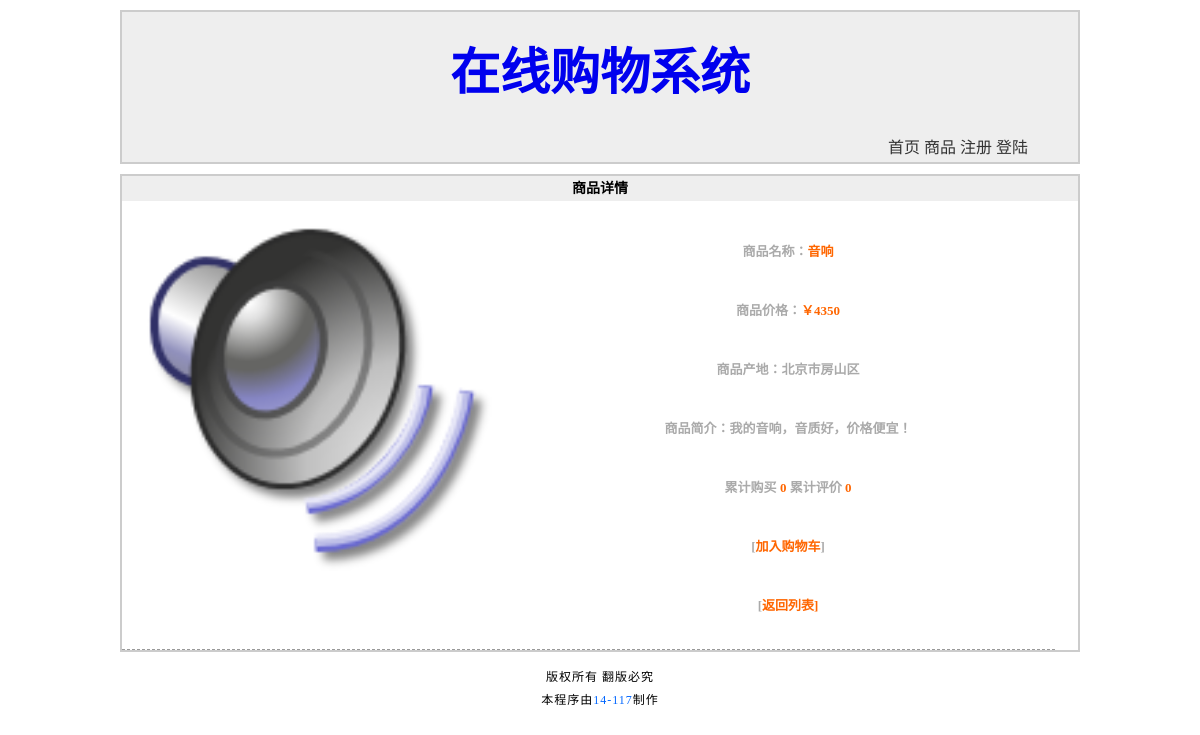
Page /good_detail.php?id=14 on the committed database.
### tables this page shows
CREATE TABLE `good` (
  `goodId` int(8) NOT NULL AUTO_INCREMENT,
  `goodName` varchar(20) NOT NULL,
  `goodPrice` float NOT NULL,
  `goodType` varchar(20) NOT NULL,
  `goodContent` varchar(200) NOT NULL,
  `goodImg` varchar(40) NOT NULL,
  `goodMadePlace` varchar(40) NOT NULL,
  `goodBuyCount` int(8) NOT NULL DEFAULT '0',
  `goodCommentCount` int(8) NOT NULL DEFAULT '0',
  `goodSid` int(8) unsigned NOT NULL,
  `goodAddTime` datetime NOT NULL COMMENT '//商品添加时间',
  PRIMARY KEY (`goodId`)
);

### good_detail.php (the view, shortened to what this page needs)
<?php
require dirname(__FILE__).'/includes/common.inc.php';
if (isset($_GET['id'])) {
	$result = $mysqli->query("SELECT
								goodId,
								goodName,
								goodType,
								goodPrice,
								goodMadePlace,
								goodImg,
								goodContent,
								goodSid,
								goodBuyCount,
								goodCommentCount
							FROM
								good
							WHERE
								goodId='{$_GET['id']}'
							LIMIT
								1
							");
	if (!!$rows = $result->fetch_assoc()) {
		$html = array();
		$html['goodId'] = $rows['goodId'];
		$html['goodName'] = $rows['goodName'];
		$html['goodType'] = $rows['goodType'];
		$html['goodPrice'] = $rows['goodPrice'];
		$html['goodMadePlace'] = $rows['goodMadePlace'];
		$html['goodImg'] = $rows['goodImg'];
		$html['goodContent'] = $rows['goodContent'];
		$html['goodBuyCount'] = $rows['goodBuyCount'];
		$html['goodCommentCount'] = $rows['goodCommentCount'];
		$html['goodSid'] = $rows['goodSid'];
	}
} else {
	alert_back('非法操作！');
}
?>
<!DOCTYPE html>
<html>
<head>
	<link rel="stylesheet" type="text/css" href="styles/1/basic.css" />
	<link rel="stylesheet" type="text/css" href="styles/1/good_detail.css" />
</head>
<body>
<?php
	require ROOT_PATH."includes/header.inc.php";
?>
	<div id="photo">
	<h2>商品详情</h2>
		<dl class="detail">
			<dt><img src="<?php echo $html['goodImg']; ?>" alt="图片详情" /></dt>
			<dd>商品名称：<span><?php echo $html['goodName']; ?></span></dd>
			<dd>商品价格：<span>￥<?php echo $html['goodPrice']; ?></span></dd>
			<dd>商品产地：<?php echo $html['goodMadePlace']; ?></dd>
			<dd>商品简介：<?php echo $html['goodContent']; ?></dd>
			<dd>累计购买 <a href="###"><?php echo $html['goodBuyCount']; ?></a> 累计评价 <a href="###"><?php echo $html['goodCommentCount']; ?></a></dd>
			<dd>[<a href="good_detail.php?action=buycar&id=<?php echo $html['goodId']; ?>">加入购物车</a>]</dd>
			<dd>[<a href="good_show.php?id=<?php echo $html['goodSid']; ?>">返回列表]</a></dd>
		</dl>
		<p id="line"></p>
	</div>
<?php
	require ROOT_PATH."includes/footer.inc.php";
?>
</body>
</html>

### styles/1/basic.css (style rules this page uses)
* { padding: 0; margin: 0; }
body { width: 960px; margin: 0 auto; background: #fff; }
h2 { font-size: 14px; background: #eee; height: 25px; line-height: 25px; }

### styles/1/good_detail.css (style rules this page uses)
#photo { width: auto; height: auto; border: 2px solid #ccc; font-size: 12px; }
#photo h2 { text-indent: 0; text-align: center; }
#photo dl.detail { text-align: center; margin: 20px; }
#photo dl.detail dt img { width: 350px; float: left; }
#photo dl.detail dd { width: 500px; padding: 20px; font-size: 13px; font-weight: bold; color: #aaa; float: right; }
#photo dl.detail dd span { color: #f60; }
#photo dl.detail dd a { color: #f60; text-decoration: none; }
#photo p#line { width: 95%; height: 10px; clear: both; border-bottom: 1px dashed #999; padding: 5px 20px 0 5px; }

### rows in the picture
good: goodImg (picture), goodName "音响", goodPrice "4350", goodMadePlace "北京市房山区", goodContent "我的音响，音质好，价格便宜！", goodBuyCount "0", goodCommentCount "0"
